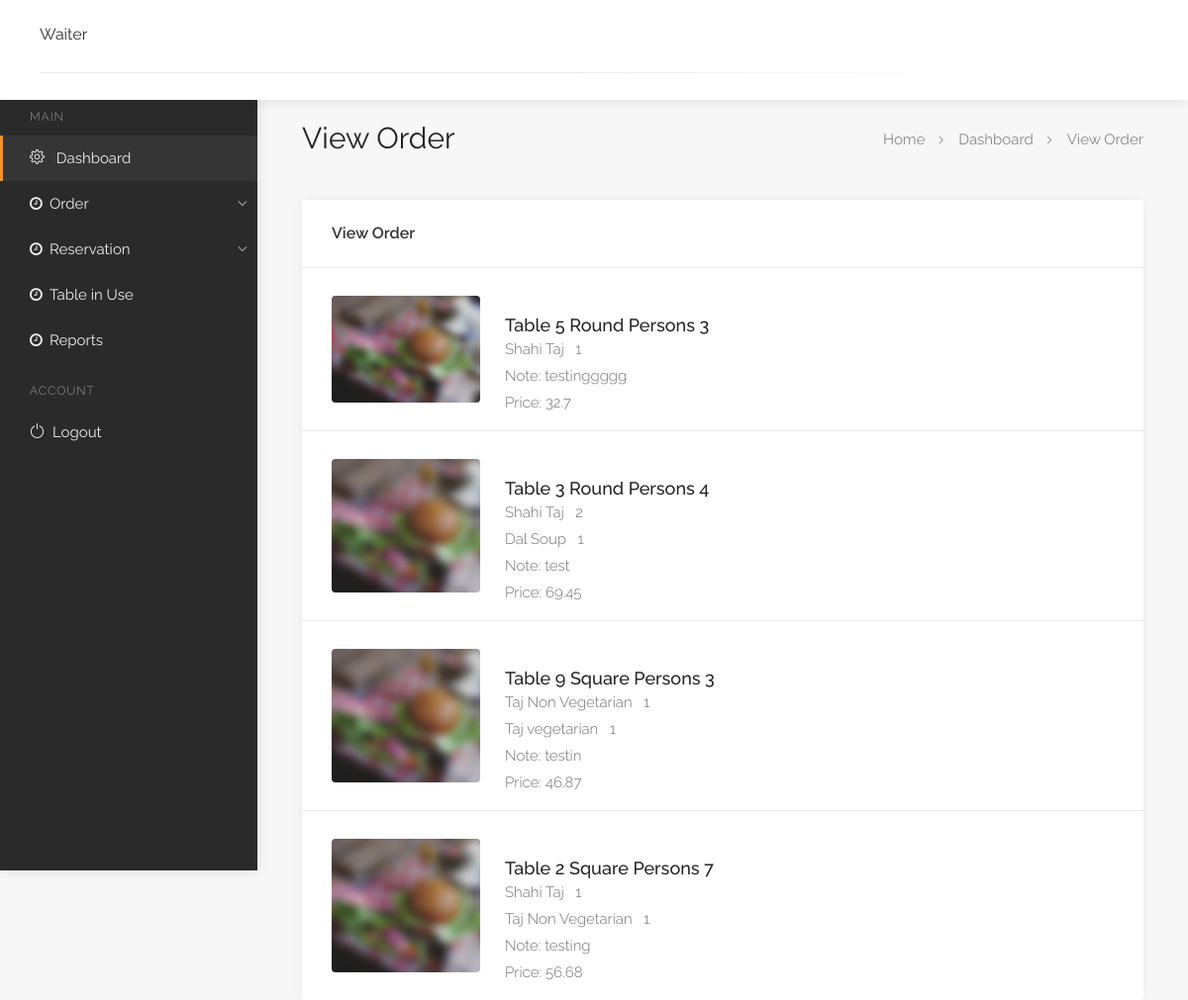
/view-order.php (signed in), run on the app's committed database.
### tables this page shows
CREATE TABLE `payment` (
  `id` int(11) NOT NULL,
  `price` float NOT NULL,
  `tax` float NOT NULL,
  `status` int(3) NOT NULL,
  `date` date NOT NULL,
  `notes` text NOT NULL,
  `total_price` float NOT NULL
);

CREATE TABLE `booking_table` (
  `id` int(11) NOT NULL,
  `shape` varchar(255) NOT NULL,
  `person` int(11) NOT NULL,
  `status` int(3) DEFAULT NULL,
  `table_number` int(11) DEFAULT NULL
);

CREATE TABLE `menu` (
  `id` int(11) NOT NULL,
  `item` varchar(255) NOT NULL,
  `price` float NOT NULL,
  `category_id` int(11) DEFAULT NULL
);

### view-order.php (the view, shortened to what this page needs)
<?php
include('includes/connection.php');
include ('includes/app.php');
?>
<div id="dashboard">
    <?php
    include ('includes/sidebar.php');
    ?>
    <div class="dashboard-content">
        <div id="titlebar">
            <div class="row">
                <div class="col-md-12">
                    <h2>View Order</h2>
                    <nav id="breadcrumbs">
                        <ul>
                            <li><a href="#">Home</a></li>
                            <li><a href="#">Dashboard</a></li>
                            <li>View Order</li>
                        </ul>
                    </nav>
                </div>
            </div>
        </div>
        <div class="row">
            <div class="col-lg-12 col-md-12">
                <div class="dashboard-list-box margin-top-0">
                    <h4>View Order</h4>
                    <ul>
                        <?php
                        $sql_payment = "SELECT * from payment where status=1 order by id desc";
                        $result1 = $conn->query($sql_payment);
                        if ($result1->num_rows > 0) {
                            while ($row1 = $result1->fetch_assoc()) {
                                $total = $row1['total_price'];
                                $notes = $row1['notes'];
                                $p_id = $row1['id'];
                                $sql = "SELECT * from place_order where payment_id = '$p_id' ";
                                $result = $conn->query($sql);
                                if ($result->num_rows > 0) {
                                    $item_id=[];
                                    $qty=[];
                                    while ($row = $result->fetch_assoc()) {
                                         $t_able = $row['table_id'];
                                         $item_id[] = $row['item_id'];
                                         $qty[] = $row['qty'];
                                    }
                                }
                                $sql1 = "SELECT * from booking_table where id='$t_able'";
                                $result11 = $conn->query($sql1);
                                if ($result11->num_rows > 0) {
                                    while ($rows = $result11->fetch_assoc()) {
                                        $table='Table '.$rows['table_number'].' '.$rows['shape'].' Persons '.$rows['person'];
                                    }
                                }
                                ?>
                                <li>
                                    <div class="list-box-listing">
                                        <div class="list-box-listing-img"><a href="#"><img src="images/review-image-01.jpg" alt=""></a></div>
                                        <div class="list-box-listing-content">
                                            <div class="inner">
                                                <h3><?php echo $table; ?>  </h3>
                                                <?php
                                                for($i=0;$i<count($item_id);$i++){
                                                    $sql2 = "SELECT * from menu where id='$item_id[$i]'";
                                                    $result2 = $conn->query($sql2);
                                                    if ($result2->num_rows > 0) {
                                                        while ($row = $result2->fetch_assoc()) {
                                                            $table_item=$row['item'];
                                                            ?>
                                                            <span> <?php echo $table_item  ?></span>&nbsp;&nbsp
                                                            <span > <?php echo $qty[$i]  ?></span><br>
                                                            <?php
                                                        }
                                                    }
                                                }
                                                ?>
                                                <span>Note: <?php echo $notes  ?></span><br>
                                                <span>Price: <?php echo $total  ?></span><br>
                                            </div>
                                        </div>
                                    </div>
                                </li>
                                <?php
                            }
                        }
                        ?>
                    </ul>
                </div>
            </div>
        </div>
    </div>
</div>

### data on the page
payment: booking_table.table_number+shape+person "Table 5 Round Persons 3", notes "testinggggg", total_price "32.7"
menu: item "Shahi Taj", i "1", i "2"
payment: booking_table.table_number+shape+person "Table 3 Round Persons 4", notes "test", total_price "69.45"
menu: item "Dal Soup", i "1"
payment: booking_table.table_number+shape+person "Table 9 Square Persons 3", notes "testin", total_price "46.87"
menu: item "Taj Non Vegetarian", i "1"
menu: item "Taj vegetarian", i "1"
payment: booking_table.table_number+shape+person "Table 2 Square Persons 7", notes "testing", total_price "56.68"
